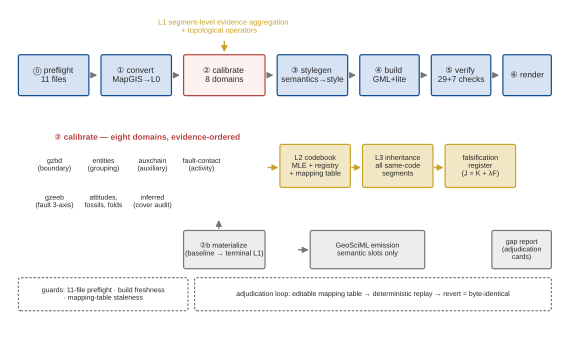

Write the Python code that produced this figure.
# -*- coding: utf-8 -*-
"""Fig. 2 | Pipeline architecture: six-stage contract, eight calibration
domains, three-level inference. Schematic (single panel)."""
import matplotlib as mpl
import matplotlib.pyplot as plt
from matplotlib.patches import FancyBboxPatch, FancyArrowPatch

mpl.rcParams.update({
    "font.family": "sans-serif",
    "font.sans-serif": ["Arial", "DejaVu Sans", "sans-serif"],
    "svg.fonttype": "none",
    "pdf.fonttype": 42,
    "font.size": 6.5,
})

BLUE = "#0F4D92"
LBLUE = "#D7E3F2"
RED = "#B64342"
LRED = "#FDF2F0"
GREY = "#767676"
GOLD = "#C9A227"
LGOLD = "#F2E7C4"

fig, ax = plt.subplots(figsize=(7.4, 4.4))
ax.set_xlim(0, 100)
ax.set_ylim(0, 62)
ax.axis("off")

def box(x, y, w, h, fc, ec, text, fs=6.2, tc="#272727", ls="-"):
    ax.add_patch(FancyBboxPatch((x, y), w, h, boxstyle="round,pad=0.4",
                                fc=fc, ec=ec, lw=0.9, linestyle=ls))
    ax.text(x + w / 2, y + h / 2, text, ha="center", va="center",
            fontsize=fs, color=tc)

def arrow(x1, y1, x2, y2, color=GREY, lw=1.0, ls="-"):
    ax.add_patch(FancyArrowPatch((x1, y1), (x2, y2), arrowstyle="-|>",
                                 mutation_scale=9, color=color, lw=lw,
                                 linestyle=ls))

# ---- top: six-stage chain ----------------------------------------------------
stages = [
    (2, 46, 12, 7, "⓪ preflight\n11 files", LBLUE, BLUE),
    (17, 46, 12, 7, "① convert\nMapGIS→L0", LBLUE, BLUE),
    (32, 46, 14, 7, "② calibrate\n8 domains", LRED, RED),
    (49, 46, 12, 7, "③ stylegen\nsemantics→style", LBLUE, BLUE),
    (64, 46, 10, 7, "④ build\nGML+lite", LBLUE, BLUE),
    (77, 46, 10, 7, "⑤ verify\n29+7 checks", LBLUE, BLUE),
    (90, 46, 8, 7, "⑥ render", LBLUE, BLUE),
]
for x, y, w, h, t, fc, ec in stages:
    box(x, y, w, h, fc, ec, t)
for (x1, _, w1, _, _, _, _), (x2, y2, w2, _, _, _, _) in zip(stages, stages[1:]):
    arrow(x1 + w1 + 0.6, 49.5, x2 - 0.6, 49.5)

# ---- L1 annotation above ② ---------------------------------------------------
ax.text(39, 57.6, "L1  segment-level evidence aggregation\n     + topological operators",
        fontsize=5.6, color=GOLD, ha="center")
arrow(39, 56.4, 39, 53.4, color=GOLD)

# ---- ② eight domains (red title, no container box) ---------------------------
ax.text(25, 37.2, "② calibrate — eight domains, evidence-ordered",
        fontsize=6.2, color=RED, ha="center", fontweight="bold")
domains = ["gzbd\n(boundary)", "entities\n(grouping)", "auxchain\n(auxiliary)",
           "fault-contact\n(activity)", "gzeeb\n(fault 3-axis)",
           "attitudes,\nfossils, folds", "inferred\n(cover audit)"]
dx0, dy = 4, 29.8
for i, d in enumerate(domains):
    bx = dx0 + (i % 4) * 8.9
    by = dy - (i // 4) * 7.0
    ax.add_patch(FancyBboxPatch((bx, by), 8.3, 5.2, boxstyle="round,pad=0.4",
                                fc="white", ec="none"))
    ax.text(bx + 4.15, by + 2.6, d, ha="center", va="center", fontsize=5.2,
            color="#272727")

# ---- three-level inference band ----------------------------------------------
box(49.5, 28.5, 12, 7.4, LGOLD, GOLD, "L2 codebook\nMLE + registry\n+ mapping table", fs=5.4)
box(64.5, 28.5, 12, 7.4, LGOLD, GOLD, "L3 inheritance\nall same-code\nsegments", fs=5.4)
box(79.5, 28.5, 12, 7.4, LGOLD, GOLD, "falsification\nregister\n(J = K + λF)", fs=5.4)
arrow(46.5, 31.9, 49.3, 31.9, color=GOLD)
arrow(61.7, 31.9, 64.3, 31.9, color=GOLD)
arrow(76.7, 31.9, 79.3, 31.9, color=GOLD)

# ---- materialization + semantic emission -------------------------------------
box(32, 13, 14, 6.5, "#EDEDED", GREY, "②b materialize\n(baseline → terminal L1)", fs=5.4)
box(55, 13, 20, 6.5, "#EDEDED", GREY, "GeoSciML emission\nsemantic slots only", fs=5.4)
arrow(38, 19.8, 38, 22.4, color=GREY)
arrow(52, 16.2, 54.8, 16.2, color=GREY)
box(88, 13, 10, 6.5, "#EDEDED", GREY, "gap report\n(adjudication\ncards)", fs=5.2)

# ---- guards -------------------------------------------------------------------
box(2, 5, 30, 5.5, "white", GREY, "guards: 11-file preflight · build freshness\n· mapping-table staleness", fs=5.2, ls=(0, (2, 1.4)))
box(34, 5, 64, 5.5, "white", GREY,
    "adjudication loop: editable mapping table → deterministic replay → revert = byte-identical", fs=5.2, ls=(0, (2, 1.4)))

fig.savefig(r"D:\geosciml4china\docs\publication\figures\fig2_pipeline_architecture.svg",
            bbox_inches="tight")
fig.savefig(r"D:\geosciml4china\docs\publication\figures\fig2_pipeline_architecture.pdf",
            bbox_inches="tight")
print("fig2 saved (v3)")
